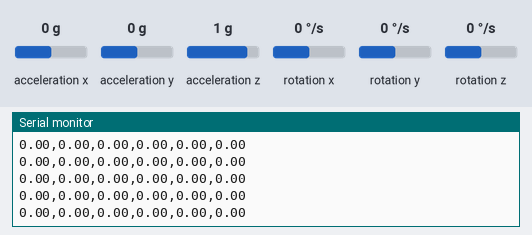
This sketch was run on a simulated Arduino Uno, built with avr-gcc and run on an emulated ATmega328P. On the bench: the last lines printed to the serial monitor. The test bench sets the inputs (shaded band); at power-on: acceleration x 0 g, rotation x 0 °/s, acceleration y 0 g, acceleration z 1 g, rotation y 0 °/s, rotation z 0 °/s.

Above: at 4.2 s.
4.3 s: acceleration x set to -1.4 g
At 4.32 s:
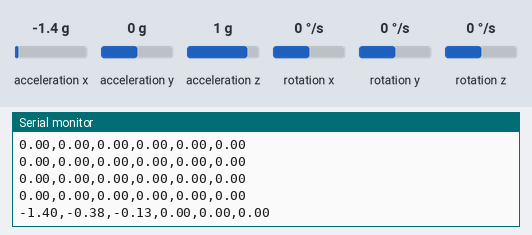
5.8 s: rotation x set to -100 °/s
At 5.85 s:
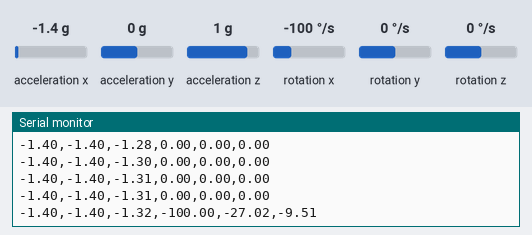
8.8 s: acceleration x set to -0.8 g
At 8.81 s:
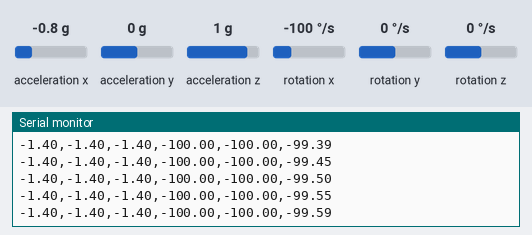
Timing chart, 0 to 11.8 s (numbered marks = the images above; inputs shaded):
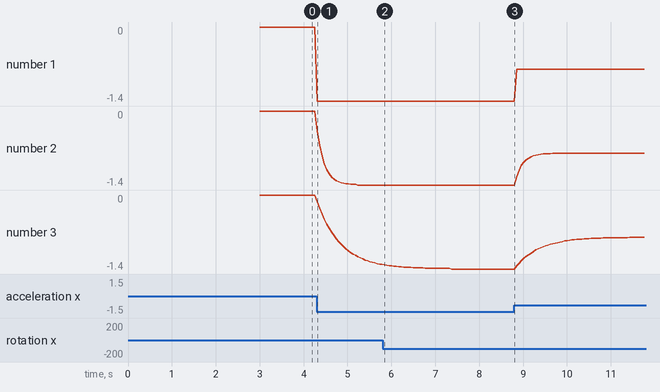

Measured:
- after the input at 4.3 s, the serial monitor: prints a new line at once (image 1)
- after the input at 5.8 s, the serial monitor: prints a new line at once (image 2)
- plotted number 1: 0 → -1.4 after the input at 4.3 s, -1.4 → -0.8 after the input at 8.8 s
- plotted number 2: 0 → -1.4 after the input at 4.3 s, -1.4 → -0.8 after the input at 8.8 s
- plotted number 3: 0 → -1.31 after the input at 4.3 s, -1.4 → -0.8 after the input at 8.8 s

The sketch:

minor_project.ino
```cpp
#include <Wire.h>
#include <MPU6050_tockn.h>

MPU6050 mpu(Wire);

// -------- Kalman parameters --------
float Q1 = 1;
float R1 = 10;

float Q2 = 1;
float R2 = 100;

// -------- Accelerometer filters --------
float P_ax1 = 1;
float X_ax1 = 0;

float P_ax2 = 1;
float X_ax2 = 0;

// -------- Gyroscope filters --------
float P_gx1 = 1;
float X_gx1 = 0;

float P_gx2 = 1;
float X_gx2 = 0;

void setup() {

  Serial.begin(115200);
  Wire.begin();

  mpu.begin();
  mpu.calcGyroOffsets(true);
}

void loop() {

  mpu.update();

  float ax = mpu.getAccX();
  float gx = mpu.getGyroX();

  // ---------- ACCELEROMETER FILTER 1 ----------
  P_ax1 = P_ax1 + Q1;
  float K_ax1 = P_ax1 / (P_ax1 + R1);
  X_ax1 = X_ax1 + K_ax1 * (ax - X_ax1);
  P_ax1 = (1 - K_ax1) * P_ax1;

  // ---------- ACCELEROMETER FILTER 2 ----------
  P_ax2 = P_ax2 + Q2;
  float K_ax2 = P_ax2 / (P_ax2 + R2);
  X_ax2 = X_ax2 + K_ax2 * (ax - X_ax2);
  P_ax2 = (1 - K_ax2) * P_ax2;

  // ---------- GYRO FILTER 1 ----------
  P_gx1 = P_gx1 + Q1;
  float K_gx1 = P_gx1 / (P_gx1 + R1);
  X_gx1 = X_gx1 + K_gx1 * (gx - X_gx1);
  P_gx1 = (1 - K_gx1) * P_gx1;

  // ---------- GYRO FILTER 2 ----------
  P_gx2 = P_gx2 + Q2;
  float K_gx2 = P_gx2 / (P_gx2 + R2);
  X_gx2 = X_gx2 + K_gx2 * (gx - X_gx2);
  P_gx2 = (1 - K_gx2) * P_gx2;

  // ---------- SERIAL PLOTTER ----------
  Serial.print(ax);      // Raw accel
  Serial.print(",");
  Serial.print(X_ax1);   // Kalman Q1,R1
  Serial.print(",");
  Serial.print(X_ax2);   // Kalman Q2,R2
  Serial.print(",");
  Serial.print(gx);      // Raw gyro
  Serial.print(",");
  Serial.print(X_gx1);   // Kalman Q1,R1
  Serial.print(",");
  Serial.println(X_gx2); // Kalman Q2,R2

  delay(50);
}
```
